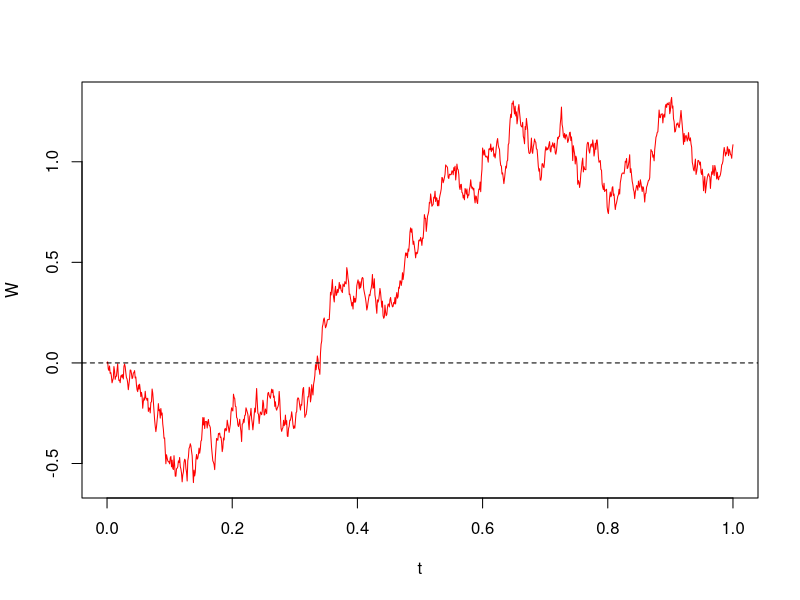
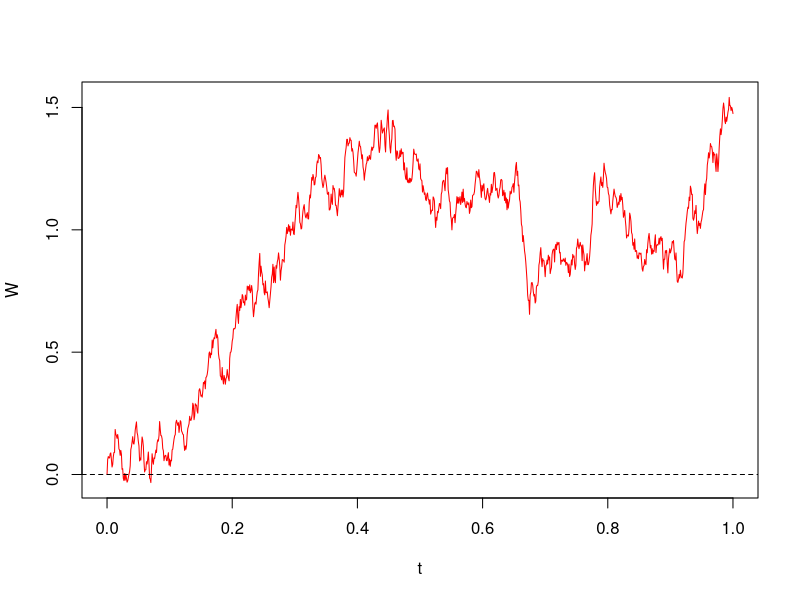
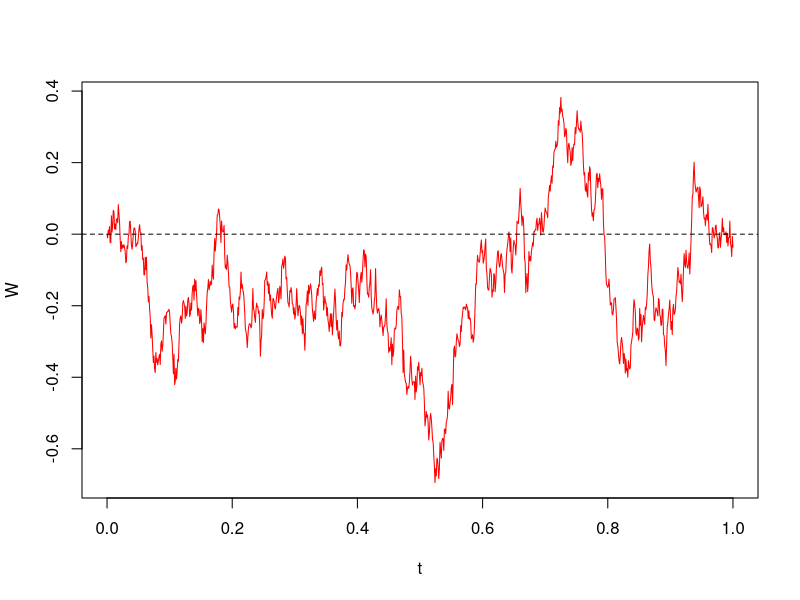
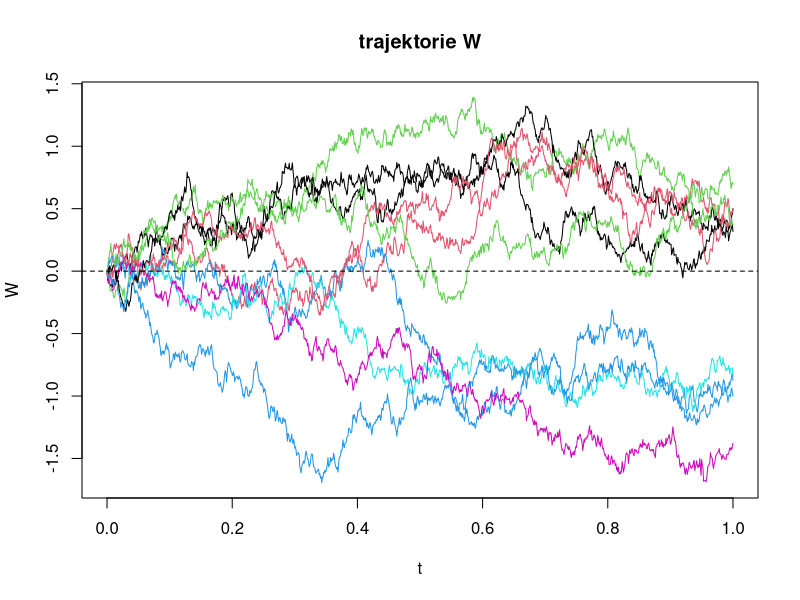
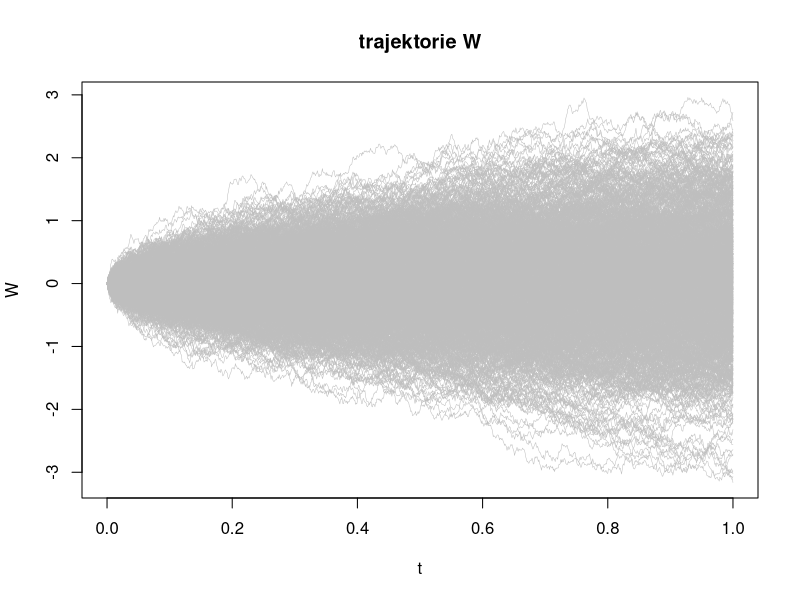
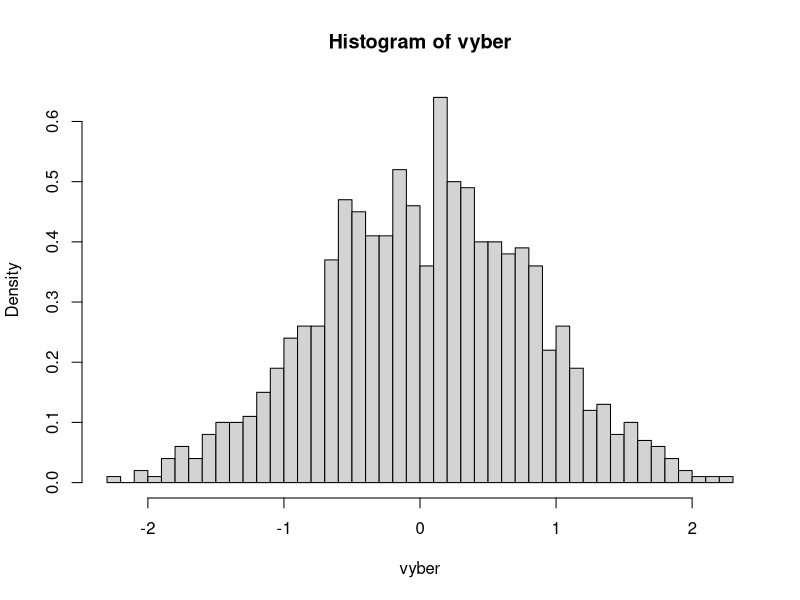
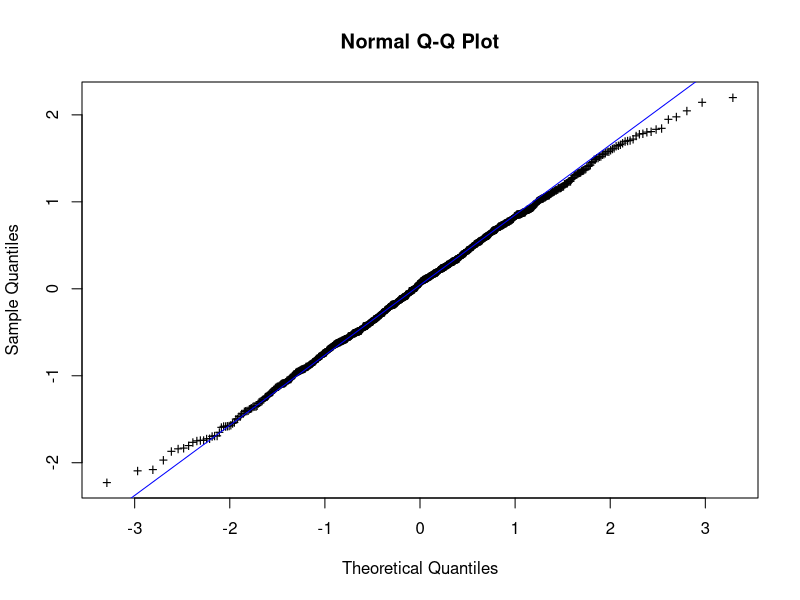
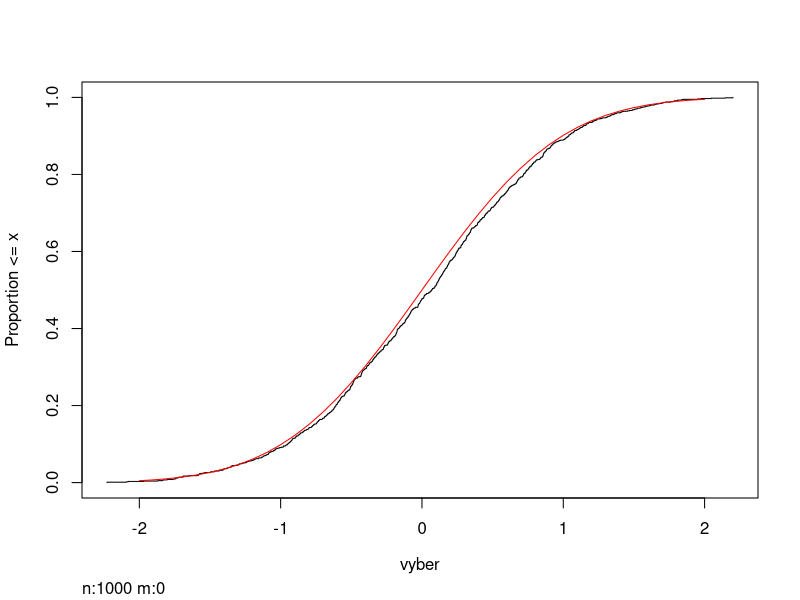

Write R code to recreate these figures, in order.
# =============================================================================

W0 <- 0
dt <- 0.001
Wt <- W0
W <- W0
t <- seq (0 , 1 , by = dt )

for ( k in 1:1000) {
dW <- sqrt ( dt ) * rnorm (1)
Wt <- Wt + dW
W <- append (W , Wt )
}

plot (t , W , type = "l" , col = "red" , xlab = "t" , ylab = "W")
abline ( h = W0 , lty = 2)

# =============================================================================

W0 <- 0
dt <- 0.001
W <- W0
t <- seq (0 , 1 , by = dt )

dW <- rnorm ( length ( t ) - 1) * sqrt ( dt )
W <- cumsum ( c ( W0 , dW ))

plot (t , W , type = "l" , col = "red" , xlab = "t" , ylab = "W")
abline ( h = W0 , lty = 2)

# =============================================================================

generuj.Wp <- function (t , dt , W0 ) {
	dW <- rnorm (length (t) - 1) * sqrt (dt)
	W <- cumsum (c (W0, dW))
}

W <- generuj.Wp (t , dt , W0 )

plot (t , W , type = "l" , col = "red" , xlab = "t" , ylab = "W")
abline ( h = W0 , lty = 2)

# =============================================================================

M <- sapply (1:10 , function (k) {
	generuj.Wp (t , dt , W0 )
})

matplot (t, M, type = "l", lty = 1, xlab = "t", ylab = "W", main = "trajektorie W")
abline (h = W0 , lty = 2)

# =============================================================================
# ukol

M <- sapply (1:1000 , function (k) {
  generuj.Wp (t , dt , W0 )
})

matplot (t, M, type = "l", lty = 1, lwd = 0.5, col="grey", xlab = "t", ylab = "W", main = "trajektorie W")
#abline (h = W0 , lty = 2)

# =============================================================================

index <- which (t == 0.6)
vyber <- M[index ,]

hist (vyber, breaks = 50, freq = FALSE)

qqnorm (vyber, pch = "+")
qqline (vyber, col = "blue")

library (Hmisc)
Ecdf ( vyber )

x <- seq (-2 ,2 , by=0.1)
y <- pnorm (x , mean = 0 , sd = sqrt (0.6))
lines (x, y, col="red")

ks.test (vyber, pnorm, mean=0 , sd=sqrt (0.6))
ks.test (vyber, pnorm, mean=1 , sd=sqrt (0.6))
ks.test (vyber, pnorm, mean=0 , sd=1)

# =============================================================================
